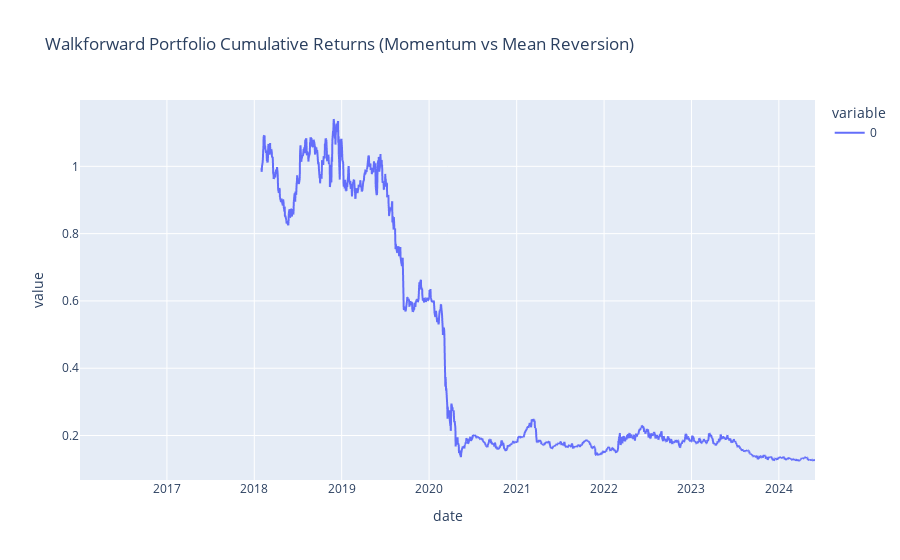

Notebook cell for this chart:
### Code cell
"""
NOTE:
This is a very basic draft strategy for illustrative purposes. This Strategy goes long or short based on the current strat selection - momentum or 
mean reversion and last n days return. 
- The walkforward backtester evaluates multiple strategies over a rolling lookback period.
- At each rebalance, the best performing strategy (based on Sharpe ratio by default) is applied forward.
- The strategy here (simple momentum vs mean reversion with fixed lookbacks) performs poorly as can be seen in performance charts for walfforward
- Goal: use this framework to design a more robust strategy with better walkforward performance.
"""


# -------------------------------
# Example Usage: Brent Index
# -------------------------------
df = pd.read_excel(r"brent_index.xlsx", parse_dates=['date'], index_col='date')
rets = df['CO1 Comdty'].pct_change()
tcost = 0.00015  # Transaction cost per trade

# ------------------------------- # Define multiple strategies # ----------
lookback_days = [2, 4, 8, 16, 32, 64, 128, 256] 
pnl_strategies = pd.DataFrame(index=rets.index) 
for m in lookback_days: #rolling returns till yesterday, Shift(1) below to remove look ahead bias 
    rolling_ret = (1 + rets).rolling(window=m).apply(np.prod, raw=True).shift(1) - 1 
    
    # Momentum: go long if past return > 0, else short 
    momentum_signal = pd.Series(np.where(rolling_ret > 0, 1, -1), index=rets.index) 
    pnl_strategies[f"{m}D_momentum"] = momentum_signal * rets - tcost * abs(momentum_signal.diff()) 
    
    # Mean Reversion: go short if past return > 0, else long 
    meanrev_signal = pd.Series(np.where(rolling_ret > 0, -1, 1), index=rets.index) 
    pnl_strategies[f"{m}D_meanrev"] = meanrev_signal * rets - tcost * abs(meanrev_signal.diff())
    
# -------------------------------
# Run Walkforward Backtest
# -------------------------------
backtester = WalkforwardBacktester(
    pnl_df=pnl_strategies,
    lookback_period='24M',
    rebalance_freq='3M'
)

portfolio_pnl = backtester.run_backtest()

# -------------------------------
# Inspect Rebalance Decisions
# -------------------------------
rebalance_details = backtester.get_rebalance_details()

# -------------------------------
# Portfolio Performance
# -------------------------------
portfolio_cum = (1 + portfolio_pnl).cumprod()
portfolio_cum.plot(title="Walkforward Portfolio Cumulative Returns (Momentum vs Mean Reversion)")

### Figure 1 — Plotly figure (JSON) as saved in the notebook; plotly's stock layout.template omitted (floating-point values rounded to 4 significant figures; data arrays with more than 128 entries replaced by an {"elided": "..."} marker saying what was removed)
{"data": [{"hovertemplate": "variable=0<br>date=%{x}<br>value=%{y}<extra></extra>", "legendgroup": "0", "line": {"color": "#636efa", "dash": "solid"}, "marker": {"symbol": "circle"}, "mode": "lines", "name": "0", "showlegend": true, "type": "scattergl", "x": {"elided": "2174 str values"}, "xaxis": "x", "y": {"elided": "2174 float values"}, "yaxis": "y"}], "layout": {"legend": {"title": {"text": "variable"}, "tracegroupgap": 0}, "title": {"text": "Walkforward Portfolio Cumulative Returns (Momentum vs Mean Reversion)"}, "xaxis": {"anchor": "y", "domain": [0, 1], "title": {"text": "date"}}, "yaxis": {"anchor": "x", "domain": [0, 1], "title": {"text": "value"}}}}
